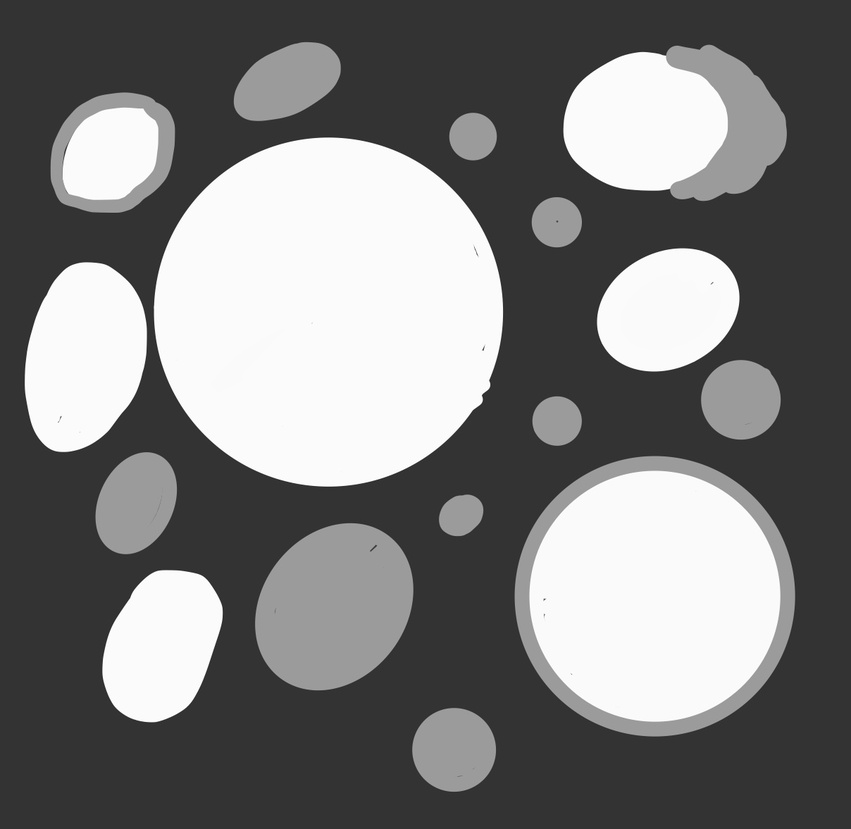
#> input picture Practice data/ice_test.jpg, 851 x 829 px, shrunk from 1208 x 1177 before the run, found by its file name
$ python Hough_circles.py
#> lines starting #> are read from the running program, lines starting #| are printed output that depends on the picture; after the words box and inside, x2 and y2 are one past the last pixel; in counts of white or black regions, pixels touching at a corner belong together
import cv2
import numpy as np

planets = cv2.imread('/Practice data/ice_test.jpg')
#> planets is the input picture: shape (829, 851, 3); min 31, max 255, mean 123
gray_img = cv2.cvtColor(planets, cv2.COLOR_BGR2GRAY)
img = cv2.medianBlur(gray_img, 3)
cimg = cv2.cvtColor(img,cv2.COLOR_GRAY2BGR)

circles = cv2.HoughCircles(img,cv2.HOUGH_GRADIENT,1,120,param1=100,param2=30,minRadius=0,maxRadius=0)
#> circles = 16 rows, first 8: [327.5, 311.5, 174.2], [654.5, 596.5, 140], [740.5, 399.5, 39.6], [453.5, 749.5, 42.2], [304.5, 584.5, 108.6], [121.5, 164.5, 72.1], [652.5, 280.5, 90.2], [642.5, 99.5, 91.2]

circles = np.uint16(np.around(circles))
#> circles = 16 rows, first 8: [328, 312, 174], [654, 596, 140], [740, 400, 40], [454, 750, 42], [304, 584, 109], [122, 164, 72], [652, 280, 90], [642, 100, 91]

for i in circles[0,:]:
   # draw the outer circle
   cv2.circle(planets,(i[0],i[1]),i[2],(0,255,0),2)
   # draw the center of the circle
   cv2.circle(planets,(i[0],i[1]),2,(0,0,255),3)
#> this loop made 16 passes
#> i on passes 1 to 12: [328, 312, 174], [654, 596, 140], [740, 400, 40], [454, 750, 42], [304, 584, 109], [122, 164, 72], [652, 280, 90], [642, 100, 91], [556, 420, 25], [222, 380, 197], [150, 670, 52], [60, 386, 65]
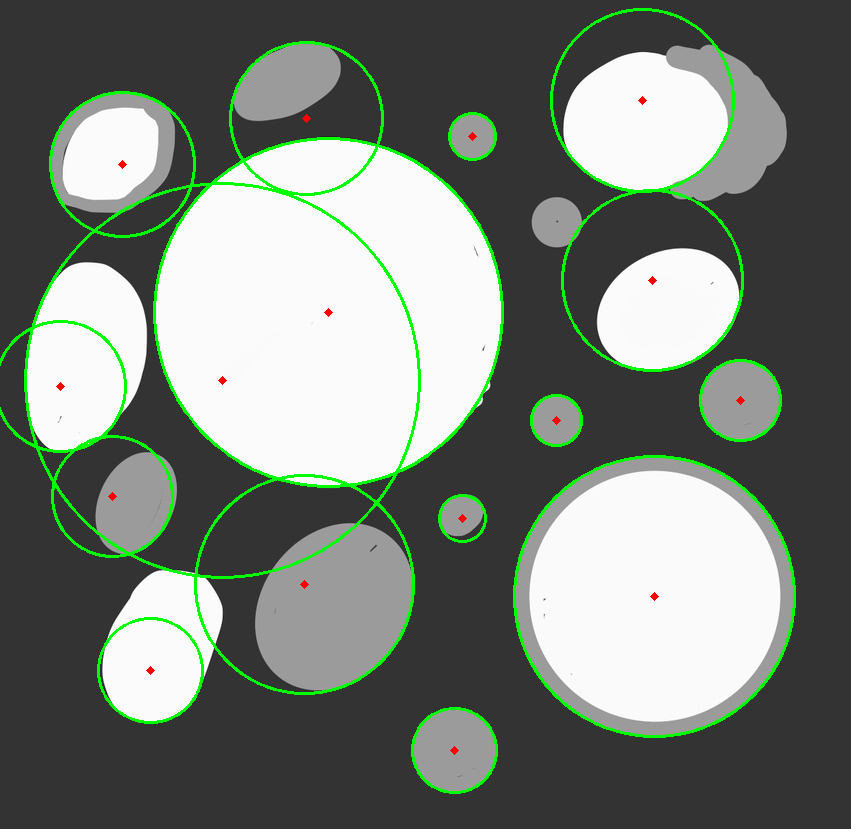
#> planets: shape (829, 851, 3); 3.45% of pixels changed, all inside (x1, y1, x2, y2) = (0, 8, 796, 794)

cv2.imwrite("../planets_circles.jpg", planets)
cv2.imshow("HoughCirlces", planets)
cv2.waitKey()
cv2.destroyAllWindows()

$ run again, with Practice data/IMG_1485.jpg copied over Practice data/ice_test.jpg
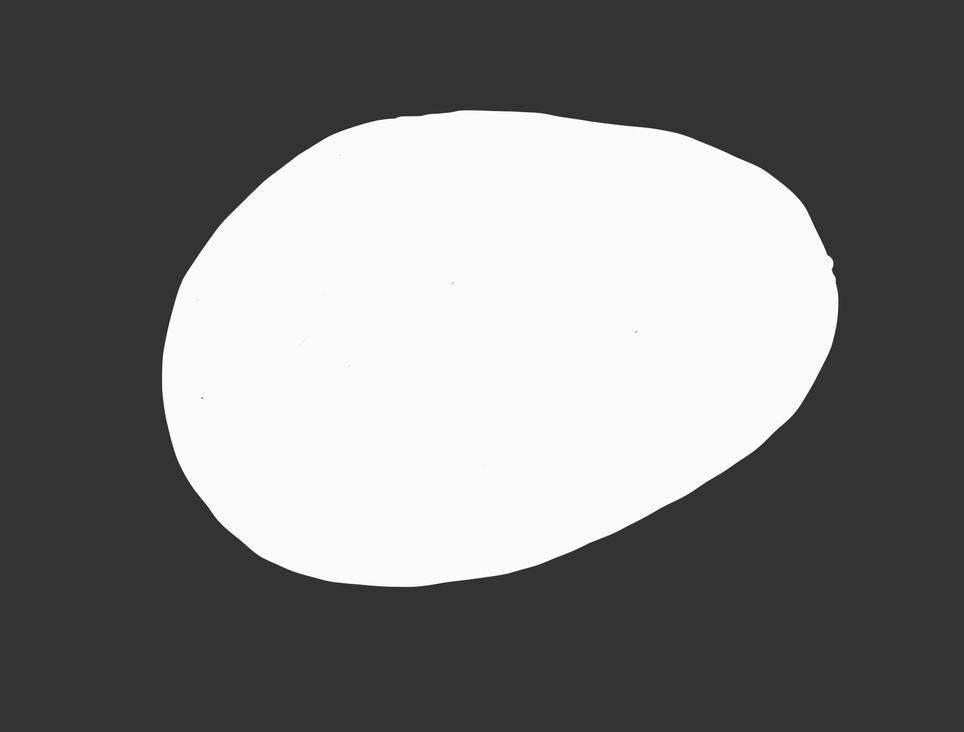
#> input picture Practice data/IMG_1485.jpg, 964 x 732 px, shrunk from 1639 x 1245 before the run, found by its file name
#> planets is the input picture: shape (732, 964, 3); min 31, max 255, mean 121.7
#> `circles = cv2.HoughCircles(img,cv2.HOUGH_GRADIENT,1,120,param1=100,par..`: circles = [[396.5, 376.5, 234.1], [635.5, 293.5, 198.7]]
#> `circles = np.uint16(np.around(circles))`: circles = [[396, 376, 234], [636, 294, 199]]
#> the loop `for i in circles[0,:]:` made 2 passes
#> after the loop `for i in circles[0,:]:`:
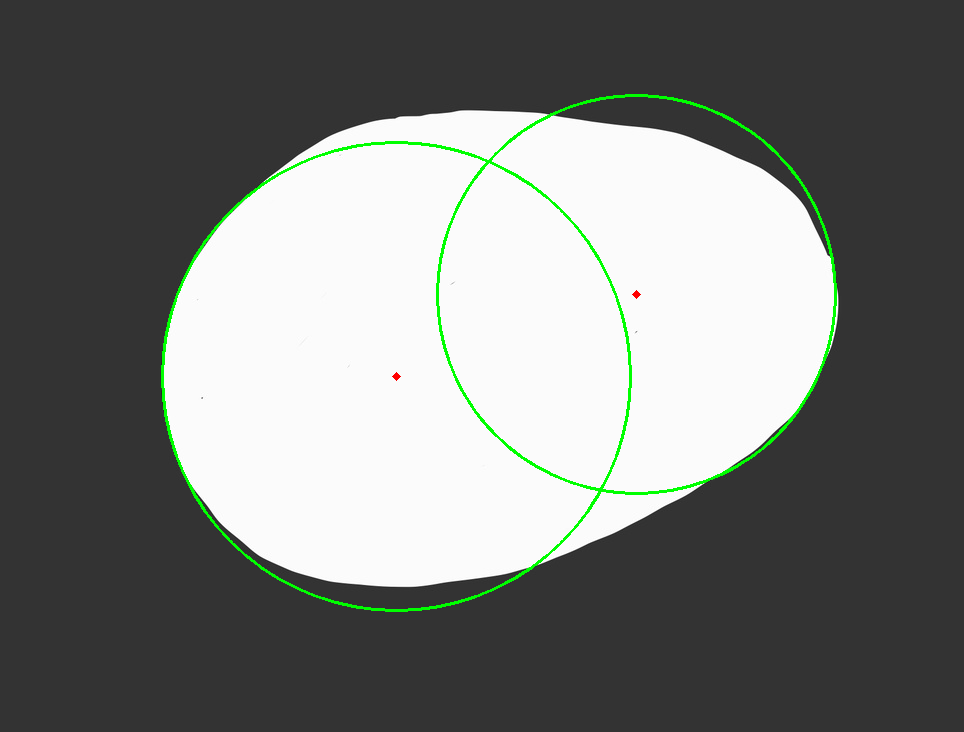
#> planets: shape (732, 964, 3); 1.14% of pixels changed, all inside (x1, y1, x2, y2) = (161, 94, 837, 612)
